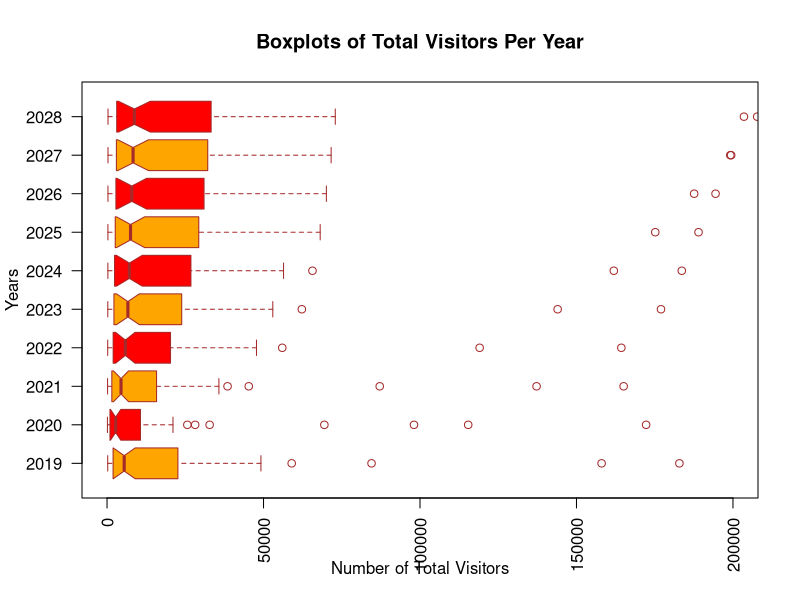

This chart was generated by the following R code: (Note: this script raises an error after producing the figure.)
## ---- chunk 1
# Importing of Data into R
library(tidyverse)
library(ggpubr)
library(rstatix)
library("readxl")

getwd()
city_data <- read_excel("Global Cities - 12.16.xlsx")

## ---- chunk 2
# Sorting Data by Country
sorted_country <- city_data[order(city_data$`Location code`),]
library("dplyr")

# Getting Country Code
sorted_country <- mutate(sorted_country, country_code = substr(sorted_country$`Location code`, 1, 3) )


# Combing/Clustering Data into Countries

ctc2019 <- aggregate(sorted_country$`2019`, by=list(Country = sorted_country$country_code), FUN=sum)
ctc2020 <- aggregate(sorted_country$`2020`, by=list(Country = sorted_country$country_code), FUN=sum)
ctc2021 <- aggregate(sorted_country$`2021`, by=list(Country = sorted_country$country_code), FUN=sum)
ctc2022 <- aggregate(sorted_country$`2022`, by=list(Country = sorted_country$country_code), FUN=sum)
ctc2023 <- aggregate(sorted_country$`2023`, by=list(Country = sorted_country$country_code), FUN=sum)
ctc2024 <- aggregate(sorted_country$`2024`, by=list(Country = sorted_country$country_code), FUN=sum)
ctc2025 <- aggregate(sorted_country$`2025`, by=list(Country = sorted_country$country_code), FUN=sum)
ctc2026 <- aggregate(sorted_country$`2026`, by=list(Country = sorted_country$country_code), FUN=sum)
ctc2027 <- aggregate(sorted_country$`2027`, by=list(Country = sorted_country$country_code), FUN=sum)
ctc2028 <- aggregate(sorted_country$`2028`, by=list(Country = sorted_country$country_code), FUN=sum)

ctcs <- list(ctc2019, ctc2020, ctc2021, ctc2022, ctc2023, ctc2024, ctc2025, ctc2026, ctc2027, ctc2028)

clustered_total_country <- Reduce(function(x, y) merge(x, y, by="Country", all=TRUE), ctcs)
clustered_total_country <- setNames(clustered_total_country, c("Country","2019","2020", "2021", "2022", "2023", "2024", "2025", "2026", "2027", "2028"))
clustered_total_country <- mutate(clustered_total_country, (mean_vis = (clustered_total_country$`2019` + clustered_total_country$`2020` + clustered_total_country$`2021` + clustered_total_country$`2022` + clustered_total_country$`2023` + clustered_total_country$`2024` + clustered_total_country$`2025` + clustered_total_country$`2026` + clustered_total_country$`2027` + clustered_total_country$`2028`) / 10))
clustered_total_country <- setNames(clustered_total_country, c("Country","2019","2020", "2021", "2022", "2023", "2024", "2025", "2026", "2027", "2028", "Mean_Visitors"))
## ---- chunk 3
# Plotting Clustered Total Country Data
 
# Basic boxplot
boxplot(clustered_total_country$`2019`, clustered_total_country$`2020`,  clustered_total_country$`2021`,  clustered_total_country$`2022`,  clustered_total_country$`2023`, clustered_total_country$`2024`,  clustered_total_country$`2025`,  clustered_total_country$`2026`,  clustered_total_country$`2027`,  clustered_total_country$`2028`, 
        main = "Boxplots of Total Visitors Per Year",
        names = c("2019","2020", "2021", "2022", "2023", "2024", "2025", "2026", "2027", "2028"),
        las = 2,
        col = c("orange","red"),
        border = "brown",
        horizontal = TRUE,
        notch = TRUE,
        ylim = c(0,200000),
        ylab = "Years",
        xlab = "Number of Total Visitors"
)
## ---- chunk 4
# Sorting by Region

Europe <- c("GBR", "AUT", "BEL", "BGR", "BOL", "CHE", "CZE", "DEU", "DNK", "ESP", "EST", "FIN", "FRA", "GRC", "HRV", "HUN", "IRL","ISL", "ITA", "KAZ", "LKA", "LTU", "LVA", "NLD", "NOR", "POL", "PRT", "ROM", "RUS","SRB", "SWE", "TUR", "UKR")
Africa <- c("AGO", "CIV", "ETH","GHA", "KEN", "NGA", "SEN", "TUN", "TZA" )
Asia <- c("BGD", "CHN", "HKG", "IDN", "IND", "JPN", "KHM", "KOR", "KWT", "MAC", "MMR", "MYS", "NPL", "PHL", "SGP", "TAW", "THA", "ZAF" )
Australia <- c("AUS", "NZL")
MidEast <- c("ARE", "EGY", "IRN", "IRQ", "ISR", "JOR", "LBN", "MAR","OMN", "PAK", "QAT", "SAU"  )
NorthAmerica <- c("CAN", "MEX", "USA")
SouthAmerica <- c("ARG", "BRA", "CHL", "COL", "CRI", "ECU", "PAN", "PER", "URY", "VEN", "VNM" )

region_code <- c()
for (x in clustered_total_country$Country){
        if (x %in% Europe){
                region_code <-c(region_code, "Europe")
        }
        if (x %in% Africa){
                region_code <-c(region_code, "Africa")
        }
        if (x %in% Asia){
                region_code <-c(region_code, "Asia")
        }
        if (x %in% Australia){
                region_code <-c(region_code, "Australia")
        }
        if (x %in% MidEast){
                region_code <-c(region_code, "Middle East")
        }
        if (x %in% NorthAmerica){
                region_code <-c(region_code, "North America")
        }
        if (x %in% SouthAmerica){
                region_code <- c(region_code, "South America")
        }
}
region_code <- data.frame(region_code)

clustered_region <- data.frame(clustered_total_country, region_code)
clustered_region <- setNames(clustered_region, c("Country","2019","2020", "2021", "2022", "2023", "2024", "2025", "2026", "2027", "2028", "Mean_Visitors", "region_code"))

## ---- chunk 5
# Combing/Clustering Data into Regions

rtc2019 <- aggregate(clustered_region$`2019`, by=list(Region = clustered_region$region_code), FUN=sum)
rtc2020 <- aggregate(clustered_region$`2020`, by=list(Region = clustered_region$region_code), FUN=sum)
rtc2021 <- aggregate(clustered_region$`2021`, by=list(Region = clustered_region$region_code), FUN=sum)
rtc2022 <- aggregate(clustered_region$`2022`, by=list(Region = clustered_region$region_code), FUN=sum)
rtc2023 <- aggregate(clustered_region$`2023`, by=list(Region = clustered_region$region_code), FUN=sum)
rtc2024 <- aggregate(clustered_region$`2024`, by=list(Region = clustered_region$region_code), FUN=sum)
rtc2025 <- aggregate(clustered_region$`2025`, by=list(Region = clustered_region$region_code), FUN=sum)
rtc2026 <- aggregate(clustered_region$`2026`, by=list(Region = clustered_region$region_code), FUN=sum)
rtc2027 <- aggregate(clustered_region$`2027`, by=list(Region = clustered_region$region_code), FUN=sum)
rtc2028 <- aggregate(clustered_region$`2028`, by=list(Region = clustered_region$region_code), FUN=sum)

rtcs <- list(rtc2019, rtc2020, rtc2021, rtc2022, rtc2023, rtc2024, rtc2025, rtc2026, rtc2027, rtc2028)

clustered_total_region <- Reduce(function(x, y) merge(x, y, by="Region", all=TRUE), rtcs)
clustered_total_region <- setNames(clustered_total_region, c("Region","2019","2020", "2021", "2022", "2023", "2024", "2025", "2026", "2027", "2028"))
## ---- chunk 6
# Plotting by Region
library(ggplot2)
years = c("2019","2020", "2021", "2022", "2023", "2024", "2025", "2026", "2027", "2028")

for (x in clustered_total_region$Region){
        subdat <- clustered_total_region[clustered_total_region$Region == x, years]
        subdat_l <- data.frame(Value = unlist(subdat),
                       Year = substr(years, 10, nchar(years)))
        plot(Value ~ Year, subdat_l, main=x, horizontal = T)
}

longer_data <- clustered_total_region %>%
  pivot_longer(years, names_to = "Year", values_to = "Visitors")


ggplot(longer_data, aes(Year, Visitors, group=factor(Region))) + geom_line(aes(color=factor(Region)))
 
## ---- chunk 7
# Finding Percent Increase/Decrease by Region

clustered_perc_inc <- mutate(clustered_total_region, f19t20 = ((clustered_total_region$`2020` - clustered_total_region$`2019`) / clustered_total_region$`2019`) * 100)
clustered_perc_inc <- mutate(clustered_perc_inc, f20t21 = ((clustered_total_region$`2021` - clustered_total_region$`2020`) / clustered_total_region$`2020`) * 100)
clustered_perc_inc <- mutate(clustered_perc_inc, f21t22 = ((clustered_total_region$`2022` - clustered_total_region$`2021`) / clustered_total_region$`2021`) * 100)
clustered_perc_inc <- mutate(clustered_perc_inc, f22t23 = ((clustered_total_region$`2023` - clustered_total_region$`2022`) / clustered_total_region$`2022`) * 100)
clustered_perc_inc <- mutate(clustered_perc_inc, f23t24 = ((clustered_total_region$`2024` - clustered_total_region$`2023`) / clustered_total_region$`2023`) * 100)
clustered_perc_inc <- mutate(clustered_perc_inc, f24t25 = ((clustered_total_region$`2025` - clustered_total_region$`2024`) / clustered_total_region$`2024`) * 100)
clustered_perc_inc <- mutate(clustered_perc_inc, f25t26 = ((clustered_total_region$`2026` - clustered_total_region$`2025`) / clustered_total_region$`2025`) * 100)
clustered_perc_inc <- mutate(clustered_perc_inc, f26t27 = ((clustered_total_region$`2027` - clustered_total_region$`2026`) / clustered_total_region$`2026`) * 100)
clustered_perc_inc <- mutate(clustered_perc_inc, f27t28 = ((clustered_total_region$`2028` - clustered_total_region$`2027`) / clustered_total_region$`2027`) * 100)



clustered_perc_inc = select(clustered_perc_inc, -c("2019","2020", "2021", "2022", "2023", "2024", "2025", "2026", "2027", "2028"))

differences <- c("f19t20", "f20t21", "f21t22", "f22t23", "f23t24", "f24t25", "f25t26", "f26t27", "f27t28")

longer_data_perc_inc <- clustered_perc_inc %>%
  pivot_longer(differences, names_to = "Diff", values_to = "Percent")


ggplot(longer_data_perc_inc, aes(Diff, Percent, group=factor(Region))) + geom_line(aes(color=factor(Region)))
print(clustered_perc_inc)

## ---- chunk 8
reg_model_dat = select(clustered_perc_inc, -c("f19t20"))

differences_wo <- c("f20t21", "f21t22", "f22t23", "f23t24", "f24t25", "f25t26", "f26t27", "f27t28")

longer_data_reg_mod <- reg_model_dat %>%
  pivot_longer(differences_wo, names_to = "Diff", values_to = "Percent")

reg_model <- lm(log(longer_data_reg_mod$Percent) ~ longer_data_reg_mod$Diff)
plot(as.factor(longer_data_reg_mod$Diff),longer_data_reg_mod$Percent, main = "Percent Increase from Year-Year Increments from 2020-2028", xlab= "Year-Year Increments", ylab = "Percent Increase/Decrease")
plot(as.factor(longer_data_reg_mod$Diff),log(longer_data_reg_mod$Percent), main = "Percent Increase from Year-Year Increments from 2020-2028", xlab= "Year-Year Increments", ylab = "Log(Percent Increase/Decrease)")




reg_model <- lm(log(longer_data_reg_mod$Percent) ~ longer_data_reg_mod$Diff)
summary(reg_model)

#Assumption Plots
par(mfrow = c(1,3))
library(car)
qqPlot(reg_model$residuals)

plot(reg_model$fitted.values, reg_model$residuals)
abline(0, 0)

plot(reg_model, which = 4)
cooks.distance(reg_model)


## ---- chunk 9

new_sorted_country <- city_data[order(city_data$`Location code`),]
library("dplyr")

# Getting Country Code
new_sorted_country <- mutate(sorted_country, country_code = substr(sorted_country$`Location code`, 1, 3) )


# Combing/Clustering Data into Countries

new_ctc2019 <- aggregate(new_sorted_country$`2019`, by=list(Country = new_sorted_country$country_code, Indicator = new_sorted_country$Indicator), FUN=sum)
new_ctc2020 <- aggregate(new_sorted_country$`2020`, by=list(Country = new_sorted_country$country_code, Indicator = new_sorted_country$Indicator), FUN=sum)
new_ctc2021 <- aggregate(new_sorted_country$`2021`, by=list(Country = new_sorted_country$country_code, Indicator = new_sorted_country$Indicator), FUN=sum)
new_ctc2022 <- aggregate(new_sorted_country$`2022`, by=list(Country = new_sorted_country$country_code, Indicator = new_sorted_country$Indicator), FUN=sum)
new_ctc2023 <- aggregate(new_sorted_country$`2023`, by=list(Country = new_sorted_country$country_code, Indicator = new_sorted_country$Indicator), FUN=sum)
new_ctc2024 <- aggregate(new_sorted_country$`2024`, by=list(Country = new_sorted_country$country_code, Indicator = new_sorted_country$Indicator), FUN=sum)
new_ctc2025 <- aggregate(new_sorted_country$`2025`, by=list(Country = new_sorted_country$country_code, Indicator = new_sorted_country$Indicator), FUN=sum)
new_ctc2026 <- aggregate(new_sorted_country$`2026`, by=list(Country = new_sorted_country$country_code, Indicator = new_sorted_country$Indicator), FUN=sum)
new_ctc2027 <- aggregate(new_sorted_country$`2027`, by=list(Country = new_sorted_country$country_code, Indicator = new_sorted_country$Indicator), FUN=sum)
new_ctc2028 <- aggregate(new_sorted_country$`2028`, by=list(Country = new_sorted_country$country_code, Indicator = new_sorted_country$Indicator), FUN=sum)

new_clustered_country <- merge(new_ctc2019, new_ctc2020, by=c("Country", "Indicator"))
new_clustered_country <- merge(new_clustered_country, new_ctc2021, by=c("Country", "Indicator"))
new_clustered_country <- merge(new_clustered_country, new_ctc2022, by=c("Country", "Indicator"))
new_clustered_country <- merge(new_clustered_country, new_ctc2023, by=c("Country", "Indicator"))
new_clustered_country <- merge(new_clustered_country, new_ctc2024, by=c("Country", "Indicator"))
new_clustered_country <- merge(new_clustered_country, new_ctc2025, by=c("Country", "Indicator"))
new_clustered_country <- merge(new_clustered_country, new_ctc2026, by=c("Country", "Indicator"))
new_clustered_country <- merge(new_clustered_country, new_ctc2027, by=c("Country", "Indicator"))
new_clustered_country <- merge(new_clustered_country, new_ctc2028, by=c("Country", "Indicator"))
new_clustered_country <- setNames(new_clustered_country, c("Country","Indicator", "2019","2020", "2021", "2022", "2023", "2024", "2025", "2026", "2027", "2028"))


# Sorting by Region

Europe <- c("GBR", "AUT", "BEL", "BGR", "BOL", "CHE", "CZE", "DEU", "DNK", "ESP", "EST", "FIN", "FRA", "GRC", "HRV", "HUN", "IRL","ISL", "ITA", "KAZ", "LKA", "LTU", "LVA", "NLD", "NOR", "POL", "PRT", "ROM", "RUS","SRB", "SWE", "TUR", "UKR")
Africa <- c("AGO", "CIV", "ETH","GHA", "KEN", "NGA", "SEN", "TUN", "TZA" )
Asia <- c("BGD", "CHN", "HKG", "IDN", "IND", "JPN", "KHM", "KOR", "KWT", "MAC", "MMR", "MYS", "NPL", "PHL", "SGP", "TAW", "THA", "ZAF" )
Australia <- c("AUS", "NZL")
MidEast <- c("ARE", "EGY", "IRN", "IRQ", "ISR", "JOR", "LBN", "MAR","OMN", "PAK", "QAT", "SAU"  )
NorthAmerica <- c("CAN", "MEX", "USA")
SouthAmerica <- c("ARG", "BRA", "CHL", "COL", "CRI", "ECU", "PAN", "PER", "URY", "VEN", "VNM" )

region_code <- c()
for (x in new_clustered_country$Country){
        if (x %in% Europe){
                region_code <-c(region_code, "Europe")
        }
        if (x %in% Africa){
                region_code <-c(region_code, "Africa")
        }
        if (x %in% Asia){
                region_code <-c(region_code, "Asia")
        }
        if (x %in% Australia){
                region_code <-c(region_code, "Australia")
        }
        if (x %in% MidEast){
                region_code <-c(region_code, "Middle East")
        }
        if (x %in% NorthAmerica){
                region_code <-c(region_code, "North America")
        }
        if (x %in% SouthAmerica){
                region_code <- c(region_code, "South America")
        }
}
region_code <- data.frame(region_code)

new_clustered_region <- data.frame(new_clustered_country, region_code)
new_clustered_region <- setNames(new_clustered_region, c("Country","Indicator", "2019","2020", "2021", "2022", "2023", "2024", "2025", "2026", "2027", "2028", "region_code"))

## ---- chunk 10
# Combing/Clustering Data into Regions

new_rtc2019 <- aggregate(new_clustered_region$`2019`, by=list(Region = new_clustered_region$region_code, Indicator = new_clustered_region$Indicator), FUN=sum)
new_rtc2020 <- aggregate(new_clustered_region$`2020`, by=list(Region = new_clustered_region$region_code, Indicator = new_clustered_region$Indicator), FUN=sum)
new_rtc2021 <- aggregate(new_clustered_region$`2021`, by=list(Region = new_clustered_region$region_code, Indicator = new_clustered_region$Indicator), FUN=sum)
new_rtc2022 <- aggregate(new_clustered_region$`2022`, by=list(Region = new_clustered_region$region_code, Indicator = new_clustered_region$Indicator), FUN=sum)
new_rtc2023 <- aggregate(new_clustered_region$`2023`, by=list(Region = new_clustered_region$region_code, Indicator = new_clustered_region$Indicator), FUN=sum)
new_rtc2024 <- aggregate(new_clustered_region$`2024`, by=list(Region = new_clustered_region$region_code, Indicator = new_clustered_region$Indicator), FUN=sum)
new_rtc2025 <- aggregate(new_clustered_region$`2025`, by=list(Region = new_clustered_region$region_code, Indicator = new_clustered_region$Indicator), FUN=sum)
new_rtc2026 <- aggregate(new_clustered_region$`2026`, by=list(Region = new_clustered_region$region_code, Indicator = new_clustered_region$Indicator), FUN=sum)
new_rtc2027 <- aggregate(new_clustered_region$`2027`, by=list(Region = new_clustered_region$region_code, Indicator = new_clustered_region$Indicator), FUN=sum)
new_rtc2028 <- aggregate(new_clustered_region$`2028`, by=list(Region = new_clustered_region$region_code, Indicator = new_clustered_region$Indicator), FUN=sum)

new_rtcs <- list(new_rtc2019, new_rtc2020, new_rtc2021, new_rtc2022, new_rtc2023, new_rtc2024, new_rtc2025, new_rtc2026, new_rtc2027, new_rtc2028)

new_clustered_total_region <- Reduce(function(x, y) merge(x, y, by=c("Region", "Indicator"), all=TRUE), new_rtcs)
new_clustered_total_region <- setNames(new_clustered_total_region, c("Region","Indicator", "2019","2020", "2021", "2022", "2023", "2024", "2025", "2026", "2027", "2028"))

## ---- chunk 11


indic_perc_inc <- mutate(new_clustered_total_region, f19t20 = ((new_clustered_total_region$`2020` - new_clustered_total_region$`2019`) / new_clustered_total_region$`2019`) * 100)
indic_perc_inc <- mutate(indic_perc_inc, f20t21 = ((new_clustered_total_region$`2021` - new_clustered_total_region$`2020`) / new_clustered_total_region$`2020`) * 100)
indic_perc_inc <- mutate(indic_perc_inc, f21t22 = ((new_clustered_total_region$`2022` - new_clustered_total_region$`2021`) / new_clustered_total_region$`2021`) * 100)
indic_perc_inc <- mutate(indic_perc_inc, f22t23 = ((new_clustered_total_region$`2023` - new_clustered_total_region$`2022`) / new_clustered_total_region$`2022`) * 100)
indic_perc_inc <- mutate(indic_perc_inc, f23t24 = ((new_clustered_total_region$`2024` - new_clustered_total_region$`2023`) / new_clustered_total_region$`2023`) * 100)
indic_perc_inc <- mutate(indic_perc_inc, f24t25 = ((new_clustered_total_region$`2025` - new_clustered_total_region$`2024`) / new_clustered_total_region$`2024`) * 100)
indic_perc_inc <- mutate(indic_perc_inc, f25t26 = ((new_clustered_total_region$`2026` - new_clustered_total_region$`2025`) / new_clustered_total_region$`2025`) * 100)
indic_perc_inc <- mutate(indic_perc_inc, f26t27 = ((new_clustered_total_region$`2027` - new_clustered_total_region$`2026`) / new_clustered_total_region$`2026`) * 100)
indic_perc_inc <- mutate(indic_perc_inc, f27t28 = ((new_clustered_total_region$`2028` - new_clustered_total_region$`2027`) / new_clustered_total_region$`2027`) * 100)



indic_perc_inc = select(indic_perc_inc, -c("2019","2020", "2021", "2022", "2023", "2024", "2025", "2026", "2027", "2028"))

differences <- c("f19t20", "f20t21", "f21t22", "f22t23", "f23t24", "f24t25", "f25t26", "f26t27", "f27t28")
# for (x in indic_perc_inc$Region){
#         subdat <- indic_perc_inc[indic_perc_inc$CRegion == x, differences]
#         subdat_l <- data.frame(Value = unlist(subdat),
#                        Diff = substr(differences, 10, nchar(years)))
#         plot(Value ~ Diff, subdat_l, main=x, horizontal = T)
# }


longer_data_indic_perc_inc <-indic_perc_inc %>%
  pivot_longer(differences, names_to = "Diff", values_to = "Percent")

domestic_long<- subset(longer_data_indic_perc_inc, Indicator == 'Domestic overnight visits')
intl_long<- subset(longer_data_indic_perc_inc, Indicator == 'International overnight visits') 

ggplot(domestic_long, aes(Diff, Percent, group=factor(Region))) + geom_line(aes(color=factor(Region))) + ylim(-100, 200)
ggplot(intl_long, aes(Diff, Percent, group=factor(Region))) + geom_line(aes(color=factor(Region))) + ylim(-100, 200)

print(indic_perc_inc)

## ---- chunk 12
# City's in 2019
city_reduced <- select(city_data, -c("Region/Country", "Units", "Scale", "Measurement", "Source", "Seasonally adjusted", "Base year price", "Base year index", "Historical end year", "Historical end quarter", "Date of last update", "Source details", "Additional source details", "Indicator code", "Databank code" ))

city_dom<- subset(city_reduced, Indicator == "Domestic overnight visits")
city_intl <- subset(city_reduced, Indicator == "International overnight visits") 

# 2019 ----------------------------------------------------------------------
# quantile(city_dom$`2019`, c(0.99))
# quantile(city_dom$`2019`, c(0.01))
# summary(city_dom$`2019`)
# 
# quantile(city_intl$`2019`, c(0.99))
# quantile(city_intl$`2019`, c(0.01))

# 2028------------------------------------------------------------------------
quantile(city_dom$`2028`, c(0.99))
quantile(city_dom$`2028`, c(0.01))
summary(city_intl$`2028`)

quantile(city_intl$`2028`, c(0.99))
quantile(city_intl$`2028`, c(0.01))


## ---- chunk 13
# Summary Stats of Cities within Countries
sc_reduced <- select(sorted_country, -c("Region/Country", "Units", "Scale", "Measurement", "Source", "Seasonally adjusted", "Base year price", "Base year index", "Historical end year", "Historical end quarter", "Date of last update", "Source details", "Additional source details", "Indicator code", "Databank code" ))

sc_dom<- subset(sc_reduced, Indicator == "Domestic overnight visits")
sc_intl <- subset(sc_reduced, Indicator == "International overnight visits") 

usa_dom <-subset(sc_dom, country_code == 'USA')
usa_intl <- subset(sc_intl, country_code == 'USA')

# 2019 ------------------------------------------------------------------------------
# quantile(usa_dom$`2019`, c(0.95))
# quantile(usa_dom$`2019`, c(0.05))
# summary(usa_dom$`2019`)
# 
# quantile(usa_intl$`2019`, c(0.95))
# quantile(usa_intl$`2019`, c(0.05))
# summary(usa_intl$`2019`)

#2028 ---------------------------------------------------------------------------------
quantile(usa_dom$`2028`, c(0.95))
quantile(usa_dom$`2028`, c(0.05))
summary(usa_dom$`2028`)

quantile(usa_intl$`2028`, c(0.95))
quantile(usa_intl$`2028`, c(0.05))
summary(usa_intl$`2028`)
